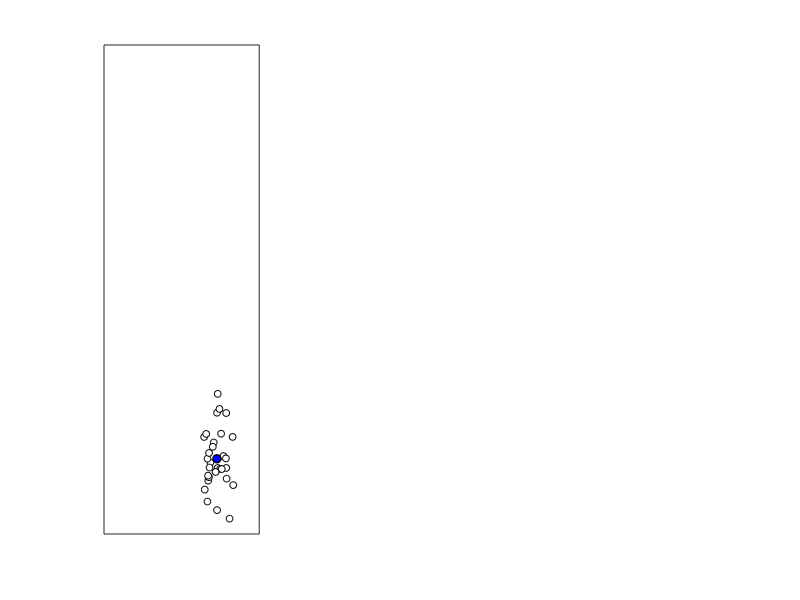

Recreate this plot in MATLAB. (Note: this script raises an error after producing the figure.)
clear; close all;

% setting
y = -500:0.1:750;
v_hut = [0:1:7500];
Y = 50:0.1:200;

TL = 180 ;
for i = 1:length(y)
    if y(i) < 0
        gainFunc(i) = 0;
        gainFunc2(i) = 0;
    elseif y(i) >= 0 && y(i) <= TL
        gainFunc(i) = y(i)/(TL)*100;
        gainFunc2(i) = y(i)/(TL)*100;
    elseif y(i) > TL
        gainFunc(i) = 0;
        gainFunc2(i) = -500;
    end
end
gainfunc = gainFunc;

load sampleFigure1
dat30 = s30'; dat5 = s5';
dat30 = dat30*0.91; dat5 = dat5*0.91;
% dat30 = dat30*0.95; dat5 = dat5*0.95;


[mean(dat30), mean(dat5)]
[cov(dat30), cov(dat5)]


ms = 5; setpoint = 135; datfb = [-3 160]; ls = 0.5;
figure
subplot(1,3,1)
plot(dat30(:,1), dat30(:,2), 'ok', 'MarkerFaceColor','w','MarkerSize',ms,'linewidth',ls); hold on
plot(0,0, 'ko', 'MarkerFaceColor','b','MarkerSize',ms+1,'linewidth',1); hold on
xlim([-80, 30]); ylim([-40 220]); xticks(-200:300:100); yticks(-200:500:300);
lineplot(180, 'h', '-g','linewidth',2);
set(gca, 'Fontname', 'Arial Regular', 'Fontsize', 10, 'linewidth', 1);

subplot(1,3,2)
plot(0,0, 'ko', 'MarkerFaceColor','b','MarkerSize',ms+1,'linewidth',1); hold on
plot(dat30(:,1), dat30(:,2)+setpoint, 'ok', 'MarkerFaceColor','w','MarkerSize',ms,'linewidth',ls);
xlim([-80, 30]); ylim([-40 220]); xticks(-200:300:100); yticks(-200:500:300);
lineplot(180, 'h', '-g','linewidth',2);
set(gca, 'Fontname', 'Arial Regular', 'Fontsize', 10, 'linewidth', 1);

subplot(1,3,3)
plot(0,0, 'ko', 'MarkerFaceColor','b','MarkerSize',ms+1,'linewidth',1); hold on
plot(dat30(:,1), dat30(:,2)+setpoint, 'ok', 'MarkerFaceColor','w','MarkerSize',ms,'linewidth',ls);
plot(datfb(1), datfb(2), 'ok', 'MarkerFaceColor','y','MarkerSize',ms+1.5,'linewidth',ls);
xlim([-80, 30]); ylim([-40 220]); xticks(-200:300:100); yticks(-200:500:300);
lineplot(180, 'h', '-g','linewidth',2);
set(gca, 'Fontname', 'Arial Regular', 'Fontsize', 10, 'linewidth', 1);

pos(3) = 800; pos(4) = 370;
set(gcf, 'Position', pos);

std(dat30)

xx = -50:0.1:50; yy = y; [XX,YY] = meshgrid(xx,yy);
c = jet; c = c(1:200,:);

mu1 = 0; mu2 = setpoint;
s1 = 10; s2 = 20; r = 0 ;
fxy = 1/(2*pi*s1*s2*sqrt(1-(r^2)))...
    * exp(-1/(1-(r^2)) * (((XX-mu1).^2 /2/s1^2) + ((YY-mu2).^2 /2/s2^2) - (r*(XX-mu1).*(YY-mu2)/s1/s2))) ;

figure
lineplot(180, 'h', '-g','linewidth',1);
mesh(XX,YY,fxy); hold on
axis('equal'); colormap(c); 

view(2);
xlim([-30, 30]); ylim([-40 220]); xticks(-200:300:100); yticks(-200:500:300);

pos(3) = 800; pos(4) = 370;
set(gcf, 'Position', pos);

print(gcf,'pdf.png','-dpng','-r600');       


fa
figure; ms = 4.5;
scale1 = 7; scale2 = 10;
load sampleFigure2
subplot(2,2,1);
s30 = s30 ./scale1;
plot(s30(1,:),s30(2,:), 'ok', 'MarkerFaceColor','w','MarkerSize',ms,'linewidth',ls);
xlim([-80, 30]); ylim([-70 220]); xticks(-200:300:100); yticks(-200:500:300);

subplot(2,2,2);
s5 = s5 ./scale1;
plot(s5(1,:),s5(2,:), 'ok', 'MarkerFaceColor','w','MarkerSize',ms,'linewidth',ls);
xlim([-80, 30]); ylim([-70 220]); xticks(-200:300:100); yticks(-200:500:300);

load sampleFigure3
subplot(2,2,3);
s30 = s30 ./scale2;
plot(s30(1,:),s30(2,:), 'ok', 'MarkerFaceColor','w','MarkerSize',ms,'linewidth',ls);
xlim([-80, 30]); ylim([-70 220]); xticks(-200:300:100); yticks(-200:500:300);

subplot(2,2,4);
s5 = s5 ./scale2;
plot(s5(1,:),s5(2,:), 'ok', 'MarkerFaceColor','w','MarkerSize',ms,'linewidth',ls);
xlim([-80, 30]); ylim([-70 220]); xticks(-200:300:100); yticks(-200:500:300);

pos(3) = 700; pos(4) = 770;
set(gcf, 'Position', pos);

